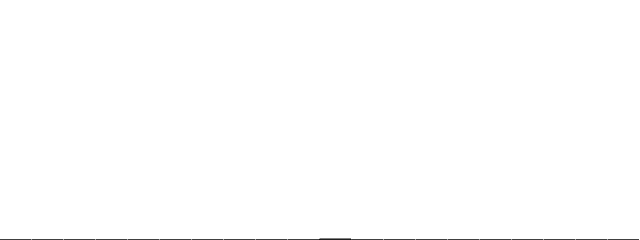
Frame 1 (no input)
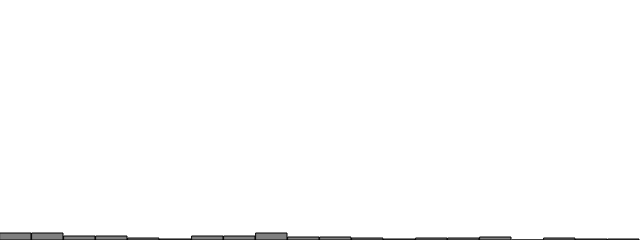
Frame 60 (no input)
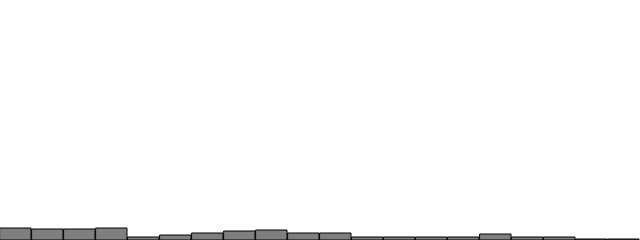
Frame 120 (the mouse pressed at the canvas centre since frame 60)

The p5.js sketch that drew these frames (run headless with seeded random() and noise() and a simulated clock; from frame 60 on, the mouse is pressed at the canvas centre):

// p5.js sketch
// ── sketch.js
// An array to keep track of how often random numbers are picked
let randomCounts = [];

// The total number of counts
let total = 20;


function setup() {
  createCanvas(640, 240);
  for (let i = 0; i < total; i++) {
    //  all values in the array start at zero.
    randomCounts[i] = 0;
    // randomCounts = [0, 0, 0, ..., 0]
  }
}

function draw() {
  background(255);
  //generate a random index from the array [0, 19]
  let randomP = acceptReject();
  let index = floor(random(randomCounts.length)*randomP);
  
  //keeps track of how many times a particular index is chosen. if chosen once, then add 1. The more frequently an index is selected, the taller its corresponding bar will be.
  randomCounts[index]++;
  
  stroke(0);
  fill(127);
  
  let rectWidth = width / randomCounts.length;
  
  // Graph the results.
  for (let x = 0; x < randomCounts.length; x++) {
    rect(x * rectWidth, height - randomCounts[x], rectWidth - 1, randomCounts[x]);
  }
  
}

// Accept-Reject Algorithm--Here probability is determined by formula y = x
function acceptReject(){
  while(true){
    let r1 = random (1);
    let probability = r1;
    let r2 = random (1);
    if (r2 < probability){
      return r1;
    }
  }
}
